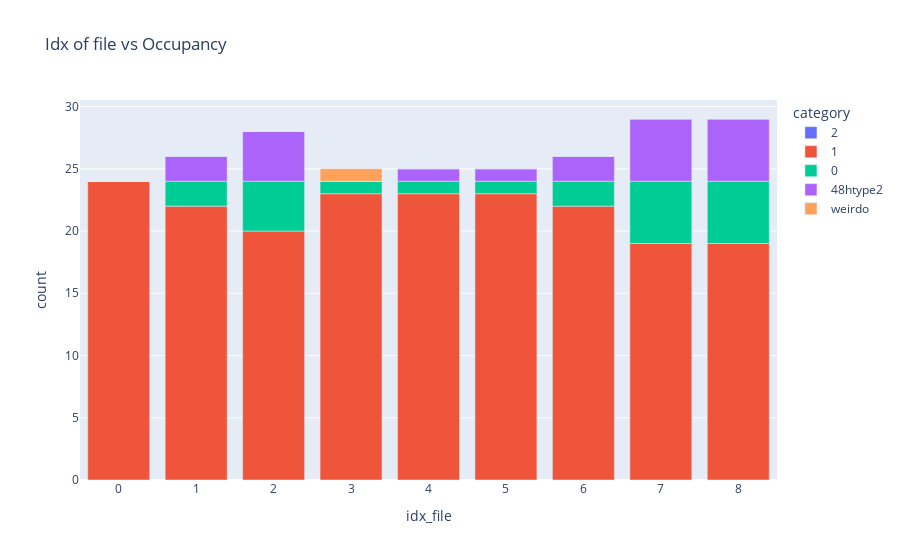

The notebook cell saved with this chart:
### Code cell
tuple_metainfo = ReadStructure.Metainfo.get_tuple_metainfo(coor_ref_structure_48n24_expanded, litype, el = "Li")
coor_48htype1_metainfo = ReadStructure.Metainfo.get_coor_48htype1_metainfo(coor_ref_structure_48n24_expanded, el = 'Li')

file_loc_important_cols_sorted = file_loc_important_cols.sort_values("toten [eV]", ascending=True).reset_index()

idx_coor_cage_order = {0: np.array([0.97111, 0.25   , 0.25   ]), 3: np.array([0.02889, 0.75   , 0.25   ]),
                       1: np.array([0.02889, 0.25   , 0.75   ]), 2: np.array([0.97111, 0.75   , 0.75   ])}

coor_24g_array = np.array([item['coor'] for sublist in tuple_metainfo.values() for item in sublist if item['type'] == '24g'])
centroids, labels = Operation.KMeans.kmeans_cluster_atoms(coor_24g_array, amount_clusters = 4)
Operation.KMeans.create_POSCAR_atoms_centroids_appended(coor_24g_array, centroids, direc_restructure_destination, lattice_constant, filename = "POSCAR_24g_centroids4")

idx_cage_coor_24g = ReadStructure.Metainfo.get_idx_cage_coor_24g(coor_24g_array, labels, idx_coor_cage_order, amount_clusters = 4)
tuple_cage_metainfo = ReadStructure.Metainfo.get_tuple_cage_metainfo(tuple_metainfo, idx_cage_coor_24g)


category_labels_occupancy = {
    '2': '2',
    '1': '1',
    '0': '0',
    '48htype1': '48htype2',
    'weirdo': 'weirdo'
    # ... add more as needed
}

Movement.Occupancy.get_occupancy(file_loc_important_cols_sorted, coor_ref_structure_48n24_expanded, tuple_cage_metainfo, el = "Li")
df_occupancy = Plot.Movement.Occupancy.plot_occupancy(file_loc_important_cols_sorted, category_labels_occupancy)

### Figure 1 — Plotly figure (JSON) as saved in the notebook; plotly's stock layout.template omitted (floating-point values rounded to 4 significant figures)
{"data": [{"alignmentgroup": "True", "hovertemplate": "category=2<br>idx_file=%{x}<br>count=%{y}<extra></extra>", "legendgroup": "2", "marker": {"color": "#636efa", "pattern": {"shape": ""}}, "name": "2", "offsetgroup": "2", "orientation": "v", "showlegend": true, "textposition": "auto", "type": "bar", "x": [0, 1, 2, 3, 4, 5, 6, 7, 8], "xaxis": "x", "y": [0, 0, 0, 0, 0, 0, 0, 0, 0], "yaxis": "y"}, {"alignmentgroup": "True", "hovertemplate": "category=1<br>idx_file=%{x}<br>count=%{y}<extra></extra>", "legendgroup": "1", "marker": {"color": "#EF553B", "pattern": {"shape": ""}}, "name": "1", "offsetgroup": "1", "orientation": "v", "showlegend": true, "textposition": "auto", "type": "bar", "x": [0, 1, 2, 3, 4, 5, 6, 7, 8], "xaxis": "x", "y": [24, 22, 20, 23, 23, 23, 22, 19, 19], "yaxis": "y"}, {"alignmentgroup": "True", "hovertemplate": "category=0<br>idx_file=%{x}<br>count=%{y}<extra></extra>", "legendgroup": "0", "marker": {"color": "#00cc96", "pattern": {"shape": ""}}, "name": "0", "offsetgroup": "0", "orientation": "v", "showlegend": true, "textposition": "auto", "type": "bar", "x": [0, 1, 2, 3, 4, 5, 6, 7, 8], "xaxis": "x", "y": [0, 2, 4, 1, 1, 1, 2, 5, 5], "yaxis": "y"}, {"alignmentgroup": "True", "hovertemplate": "category=48htype2<br>idx_file=%{x}<br>count=%{y}<extra></extra>", "legendgroup": "48htype2", "marker": {"color": "#ab63fa", "pattern": {"shape": ""}}, "name": "48htype2", "offsetgroup": "48htype2", "orientation": "v", "showlegend": true, "textposition": "auto", "type": "bar", "x": [0, 1, 2, 3, 4, 5, 6, 7, 8], "xaxis": "x", "y": [0, 2, 4, 0, 1, 1, 2, 5, 5], "yaxis": "y"}, {"alignmentgroup": "True", "hovertemplate": "category=weirdo<br>idx_file=%{x}<br>count=%{y}<extra></extra>", "legendgroup": "weirdo", "marker": {"color": "#FFA15A", "pattern": {"shape": ""}}, "name": "weirdo", "offsetgroup": "weirdo", "orientation": "v", "showlegend": true, "textposition": "auto", "type": "bar", "x": [0, 1, 2, 3, 4, 5, 6, 7, 8], "xaxis": "x", "y": [0, 0, 0, 1, 0, 0, 0, 0, 0], "yaxis": "y"}], "layout": {"barmode": "relative", "legend": {"title": {"text": "category"}, "tracegroupgap": 0}, "title": {"text": "Idx of file vs Occupancy"}, "xaxis": {"anchor": "y", "domain": [0, 1], "title": {"text": "idx_file"}}, "yaxis": {"anchor": "x", "domain": [0, 1], "title": {"text": "count"}}}}
